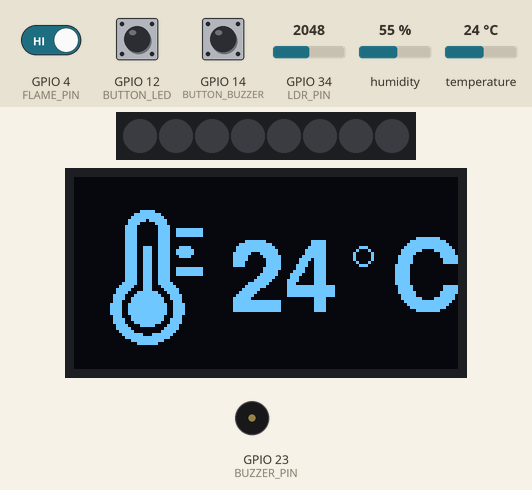
Bench run of a sketch on a simulated ESP32. Parts: 8 RGB LEDs in strip order, left to right, 128×64 one-colour display, buzzer (waves = sounding, pin HIGH). The test bench sets the inputs (shaded band); at power-on: GPIO 4 (FLAME_PIN) HIGH, GPIO 12 (BUTTON_LED) HIGH, GPIO 14 (BUTTON_BUZZER) HIGH, GPIO 34 (LDR_PIN) = 2048, humidity 55 %, temperature 24 °C. What the sketch prints to the serial monitor is not drawn.

Above: at 2.7 s.
2.8 s: GPIO 4 (FLAME_PIN) driven LOW
At 4.3 s:
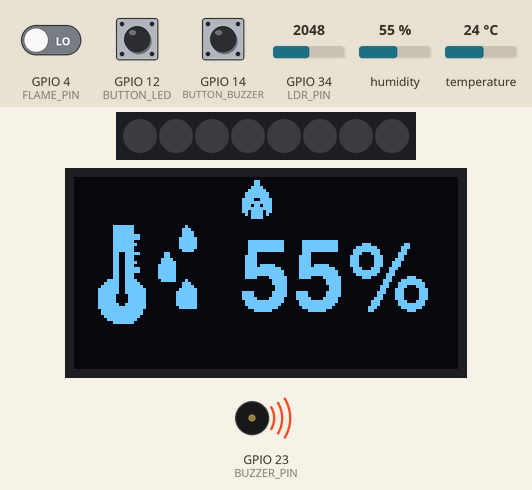
7.4 s: GPIO 12 (BUTTON_LED) pulled LOW for 0.8 s
At 11.9 s:
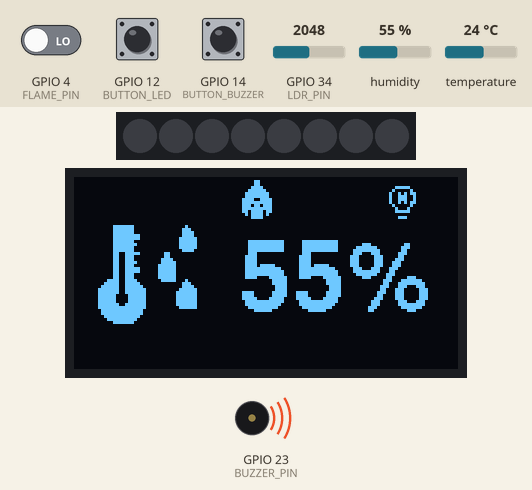
15.1 s: GPIO 14 (BUTTON_BUZZER) pulled LOW for 0.8 s
At 18.6 s:
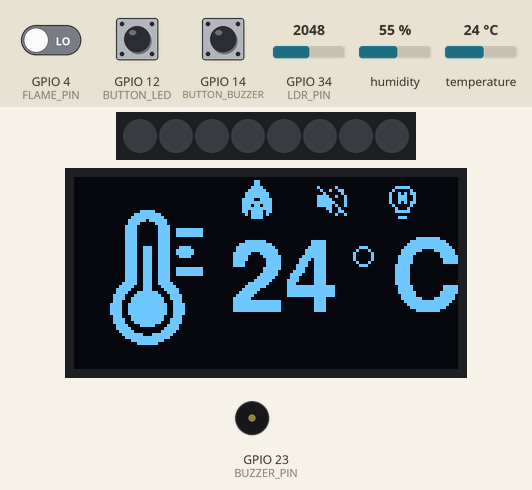
20.7 s: GPIO 12 (BUTTON_LED) pulled LOW for 0.8 s
At 23.7 s:
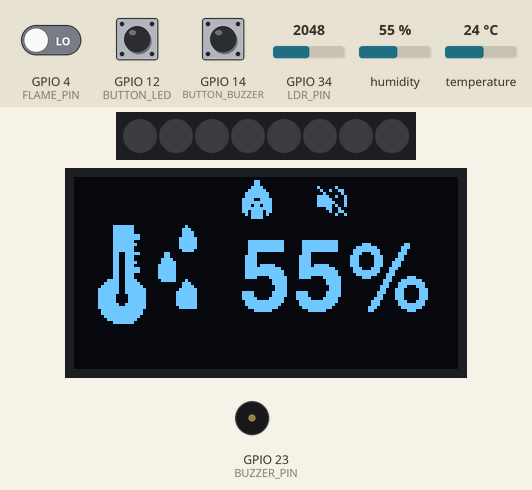
28.4 s: GPIO 34 (LDR_PIN) set to 1074
At 29.6 s:
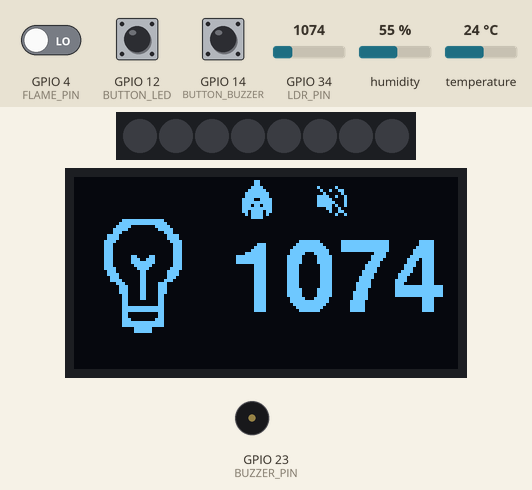
31.2 s: GPIO 34 (LDR_PIN) set to 973
At 34.5 s:
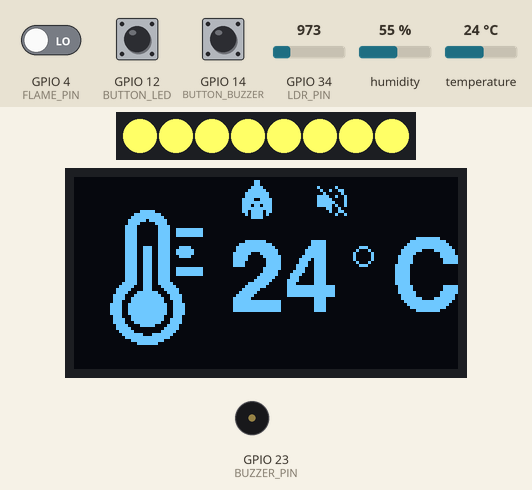
Timing chart, 0 to 36.0 s (numbered marks = the images above; inputs shaded):
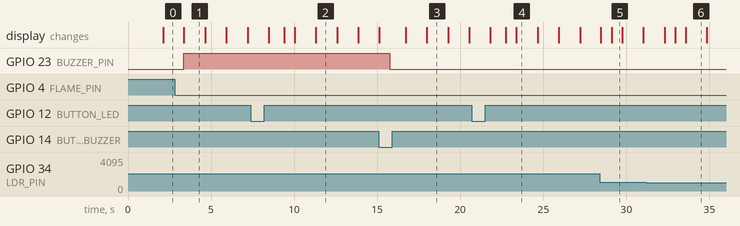

The sketch:

sensebox.ino
```cpp
#include <Adafruit_NeoPixel.h>
#include <DHT.h>
#include <Wire.h>
#include <U8g2lib.h>

// Pin yang digunakan
#define LDR_PIN 34   // Pin analog untuk LDR
#define LED_PIN 27   // Pin untuk data WS2812B
#define NUM_LEDS 8   // Jumlah LED WS2812B (sesuaikan jika lebih)
#define DHT_PIN 18   // Pin untuk sensor DHT11
#define DHT_TYPE DHT11  // Jenis sensor DHT
#define BUZZER_PIN 23   // Pin untuk buzzer aktif
#define FLAME_PIN 4
#define BUTTON_BUZZER 14   // GPIO 14 untuk tombol buzzer
#define BUTTON_LED 12      // GPIO 12 untuk tombol LED


// Ambang batas untuk mendeteksi gelap
#define THRESHOLD 1000  // Sesuaikan berdasarkan hasil pembacaan LDR

// Inisialisasi LED WS2812B
Adafruit_NeoPixel strip(NUM_LEDS, LED_PIN, NEO_GRB + NEO_KHZ800);
DHT dht(DHT_PIN, DHT_TYPE);

// Inisialisasi layar OLED dengan U8g2 (SH1106 / SSD1306 dengan I2C)
U8G2_SSD1306_128X64_NONAME_F_HW_I2C u8g2(U8G2_R0, /* reset=*/ U8X8_PIN_NONE);

static const unsigned char image_download_bits[] = {0xf8,0xff,0x3f,0x00,0xfc,0xff,0x7f,0x00,0xfe,0xff,0xff,0x00,0xff,0xff,0xff,0x01,0xff,0xff,0xff,0x01,0xff,0xef,0xff,0x01,0xff,0xef,0xff,0x01,0xff,0xe7,0xff,0x01,0xff,0xc7,0xff,0x01,0xff,0xc3,0xff,0x01,0xff,0x83,0xff,0x01,0xff,0x01,0xff,0x01,0xff,0x01,0xff,0x01,0xff,0x40,0xfe,0x01,0xff,0x80,0xfe,0x01,0x7f,0x80,0xfc,0x01,0x7f,0x00,0xfc,0x01,0xff,0x00,0xfe,0x01,0xff,0x00,0xfe,0x01,0xff,0x01,0xff,0x01,0xff,0x87,0xff,0x01,0xff,0xff,0xff,0x01,0xff,0xff,0xff,0x01,0xff,0xff,0xff,0x01,0xfe,0xff,0xff,0x00,0xfc,0xff,0x7f,0x00,0xf8,0xff,0x3f,0x00};
static const unsigned char image_thermometer_1_bits[] = {0x00,0x00,0xf0,0x01,0x00,0x00,0x00,0x00,0xfc,0x07,0x00,0x00,0x00,0x00,0xfe,0x0f,0x00,0x00,0x00,0x00,0xbf,0x1f,0x00,0x00,0x00,0x00,0x0f,0x1e,0x00,0x00,0x00,0x80,0x07,0x3c,0x00,0x00,0x00,0x80,0x07,0x3c,0xff,0x01,0x00,0x80,0x07,0x3c,0xff,0x01,0x00,0x80,0x07,0x3c,0xff,0x01,0x00,0x80,0x07,0x3c,0x00,0x00,0x00,0x80,0x07,0x3c,0x00,0x00,0x00,0x80,0x07,0x3c,0x00,0x00,0x00,0x80,0xe7,0x3c,0x1e,0x00,0x00,0x80,0xe7,0x3c,0x3f,0x00,0x00,0x80,0xe7,0x3c,0x3f,0x00,0x00,0x80,0xe7,0x3c,0x1e,0x00,0x00,0x80,0xe7,0x3c,0x00,0x00,0x00,0x80,0xe7,0x3c,0x00,0x00,0x00,0x80,0xe7,0x3c,0x00,0x00,0x00,0x80,0xe7,0x3c,0xff,0x01,0x00,0x80,0xe7,0x3c,0xff,0x01,0x00,0x80,0xe7,0x3c,0xff,0x01,0x00,0x80,0xe7,0x3c,0x00,0x00,0x00,0x80,0xe7,0x3c,0x00,0x00,0x00,0xc0,0xe7,0x7c,0x00,0x00,0x00,0xe0,0xe3,0xf8,0x00,0x00,0x00,0xf0,0xe1,0xf0,0x01,0x00,0x00,0xf0,0xf8,0xe3,0x01,0x00,0x00,0x78,0xfc,0xc7,0x03,0x00,0x00,0x78,0xfe,0xcf,0x03,0x00,0x00,0x38,0xfe,0x8f,0x03,0x00,0x00,0x3c,0xff,0x9f,0x07,0x00,0x00,0x3c,0xff,0x9f,0x07,0x00,0x00,0x3c,0xff,0x9f,0x07,0x00,0x00,0x3c,0xff,0x9f,0x07,0x00,0x00,0x38,0xfe,0x8f,0x03,0x00,0x00,0x78,0xfe,0xcf,0x03,0x00,0x00,0x78,0xfc,0xc7,0x03,0x00,0x00,0xf0,0xf0,0xe1,0x01,0x00,0x00,0xf0,0x01,0xf0,0x01,0x00,0x00,0xe0,0x03,0xf8,0x00,0x00,0x00,0xc0,0x1f,0x7f,0x00,0x00,0x00,0x80,0xff,0x3f,0x00,0x00,0x00,0x00,0xfe,0x0f,0x00,0x00,0x00,0x00,0xf8,0x03,0x00,0x00};
static const unsigned char image_degree_bits[] = {0x1c,0x22,0x41,0x41,0x41,0x22,0x1c};
static const unsigned char image_lock_1_bits[] = {0x60,0x00,0x98,0x00,0x08,0x01,0x08,0x00,0xfc,0x03,0x04,0x02,0x64,0x02,0x64,0x02,0x64,0x02,0x04,0x02,0xfc,0x03};
static const unsigned char image_icons8_humidity_50__2__bits[] = {0x00,0x00,0x00,0x00,0x00,0xc0,0x1f,0x00,0x40,0x00,0xc0,0x1f,0x00,0xe0,0x00,0xc0,0x1f,0x00,0xe0,0x01,0xc0,0x7f,0x00,0xe0,0x01,0xc0,0x7f,0x00,0xf0,0x03,0xc0,0x1f,0x00,0xf0,0x03,0xc0,0x3f,0x00,0xf0,0x03,0xc0,0x1f,0x00,0xf0,0x03,0xc0,0x1f,0x00,0xe0,0x01,0xc0,0x7c,0x80,0x01,0x00,0xc0,0x1c,0x80,0x01,0x00,0xc0,0x1c,0xc0,0x03,0x00,0xc0,0x3c,0xc0,0x07,0x00,0xc0,0x1c,0xe0,0x07,0x00,0xc0,0x7c,0xe0,0x07,0x00,0xc0,0x7c,0xe0,0x07,0x00,0xc0,0x1c,0xe0,0x07,0x00,0xc0,0x1c,0xe0,0x07,0x00,0xf0,0x3c,0xc0,0x47,0x00,0xf8,0x7c,0x00,0xe0,0x00,0xfc,0xfc,0x00,0xe0,0x01,0xfe,0xfc,0x01,0xf0,0x03,0xfe,0xfc,0x01,0xf8,0x03,0x7e,0xf8,0x01,0xf8,0x03,0x7e,0xf8,0x01,0xf8,0x03,0x7e,0xf8,0x01,0xf8,0x03,0xfe,0xfc,0x01,0xf8,0x03,0xfe,0xff,0x01,0xf0,0x03,0xfc,0xff,0x00,0x00,0x00,0xfc,0xff,0x00,0x00,0x00,0xf8,0x7f,0x00,0x00,0x00,0xf0,0x3f,0x00,0x00,0x00,0xc0,0x1f,0x00,0x00,0x00,0x00,0x00,0x00,0x00,0x00};
static const unsigned char image_fire_bits[] = {0x00,0x00,0x80,0x01,0x80,0x01,0xc0,0x03,0xe0,0x07,0xf0,0x0f,0xf0,0x0f,0x78,0x1e,0xf8,0x1f,0xb8,0x1d,0xf8,0x1f,0xd8,0x1b,0xd0,0x0b,0xc0,0x03,0x00,0x00,0x00,0x00};
static const unsigned char image_icons8_light_48_49_bits[] = {0x00,0x00,0x3c,0x00,0x00,0x00,0x00,0x3c,0x00,0x00,0x00,0x00,0x3c,0x00,0x00,0x00,0x00,0x3c,0x00,0x00,0x00,0x00,0x3c,0x00,0x01,0xc0,0x01,0x00,0x80,0x03,0xe0,0x03,0x00,0xc0,0x03,0xc0,0x0f,0x08,0xf0,0x03,0x80,0x87,0xff,0xe0,0x01,0x80,0xc3,0xff,0xc3,0x00,0x00,0xf1,0xff,0x87,0x00,0x00,0xf0,0xff,0x0f,0x00,0x00,0xf8,0xff,0x1f,0x00,0x00,0xfc,0xff,0x3f,0x00,0x00,0xfc,0xff,0x3f,0x00,0x00,0xfe,0xff,0x7f,0x00,0x00,0xfe,0xff,0x7f,0x00,0x3e,0xfe,0xff,0x7f,0x7c,0x3e,0x7e,0x3c,0x7e,0x7c,0x3e,0x7e,0x18,0x7e,0x7c,0x3e,0xfe,0x00,0x7f,0x7c,0x00,0xfe,0x81,0x7f,0x00,0x00,0xfe,0xc3,0x7f,0x00,0x00,0xfc,0xc3,0x3f,0x00,0x00,0xfc,0xc3,0x3f,0x00,0x00,0xf8,0xc3,0x1f,0x00,0x00,0xf0,0xc3,0x0f,0x00,0x00,0xe1,0xc3,0x87,0x00,0x80,0xe3,0xc3,0xc7,0x00,0x80,0xc7,0xc3,0xe3,0x01,0xc0,0xcf,0xc3,0xf3,0x03,0xc0,0xc7,0xc3,0xe3,0x07,0xc0,0x01,0x00,0x80,0x03,0x80,0x00,0x00,0x00,0x00,0x00,0x80,0xff,0x01,0x00,0x00,0x80,0xff,0x01,0x00,0x00,0x80,0xff,0x01,0x00,0x00,0x80,0xff,0x01,0x00,0x00,0x80,0xff,0x01,0x00,0x00,0x80,0xff,0x00,0x00};
static const unsigned char image_icons8_light_50__1__bits[] = {0x00,0x00,0x00,0x00,0x00,0x00,0x00,0x00,0x00,0x00,0x00,0x00,0x00,0x00,0x00,0x00,0x00,0x00,0x00,0xc0,0xff,0x0f,0x00,0x00,0x00,0xe0,0xff,0x1f,0x00,0x00,0x00,0xf0,0x01,0x3e,0x00,0x00,0x00,0xf8,0x00,0x7c,0x00,0x00,0x00,0x38,0x00,0x70,0x00,0x00,0x00,0x1e,0x00,0xe0,0x01,0x00,0x00,0x1e,0x00,0xe0,0x01,0x00,0x00,0x0f,0x00,0xc0,0x03,0x00,0x00,0x07,0x00,0x80,0x03,0x00,0x00,0x07,0x00,0x80,0x03,0x00,0x00,0x07,0x00,0x80,0x03,0x00,0x00,0x07,0x00,0x80,0x03,0x00,0x00,0x07,0x86,0x81,0x03,0x00,0x00,0x07,0xce,0x81,0x03,0x00,0x00,0x07,0xfe,0x81,0x03,0x00,0x00,0x07,0xfc,0x80,0x03,0x00,0x00,0x0f,0x78,0xc0,0x03,0x00,0x00,0x0e,0x30,0xe0,0x01,0x00,0x00,0x1e,0x30,0xe0,0x01,0x00,0x00,0x1c,0x30,0xe0,0x00,0x00,0x00,0x3c,0x30,0x70,0x00,0x00,0x00,0x70,0x30,0x1c,0x00,0x00,0x00,0xe0,0x30,0x1c,0x00,0x00,0x00,0xe0,0x30,0x1c,0x00,0x00,0x00,0xe0,0x30,0x1c,0x00,0x00,0x00,0xc0,0x30,0x0c,0x00,0x00,0x00,0xc0,0x30,0x0c,0x00,0x00,0x00,0xc0,0x00,0x0c,0x00,0x00,0x00,0xc0,0x00,0x0c,0x00,0x00,0x00,0xc0,0xff,0x0f,0x00,0x00,0x00,0xc0,0xff,0x0f,0x00,0x00,0x00,0xc0,0x00,0x0c,0x00,0x00,0x00,0xc0,0x00,0x0c,0x00,0x00,0x00,0xc0,0x01,0x0e,0x00,0x00,0x00,0xc0,0xff,0x0f,0x00,0x00,0x00,0xc0,0xff,0x0f,0x00,0x00,0x00,0x00,0xfc,0x00,0x00,0x00,0x00,0x00,0xfc,0x00,0x00,0x00,0x00,0x00,0x00,0x00,0x00,0x00};
static const unsigned char image_mute_bits[] = {0x41,0x00,0x92,0x01,0x04,0x01,0x4f,0x02,0x1f,0x02,0x3f,0x02,0x5f,0x02,0x98,0x00,0x90,0x01,0x40,0x02};
static const unsigned char image_icons8_light_off_50_bits[] = {0x00,0x00,0x00,0x00,0x00,0x00,0xe0,0x03,0x10,0x04,0x48,0x0d,0xc8,0x09,0xc8,0x09,0x48,0x0d,0x10,0x04,0x20,0x02,0xe0,0x03,0x00,0x00,0xc0,0x01,0x00,0x00};
static const unsigned char image_Layer_2_bits[] = {0xfc,0x01,0x00,0x00,0x00,0x00,0x80,0x3f,0x00,0x00,0x00,0x8e,0x01,0x00,0x00,0x00,0x00,0x80,0x73,0x00,0x00,0x00,0x87,0x01,0x00,0x00,0x00,0x00,0x80,0xe3,0x00,0x00,0x00,0x07,0xe0,0xc7,0x3d,0xfc,0xc1,0x8f,0xe3,0xf0,0xe1,0x30,0x0f,0x70,0xce,0x73,0x0e,0xe3,0x9c,0xe3,0xb8,0xe3,0x18,0x1e,0x38,0xce,0x71,0x0e,0x73,0x9c,0x73,0x1c,0xc7,0x19,0x7c,0x38,0xce,0x71,0x1e,0x70,0x9c,0x3f,0x1c,0x87,0x0f,0xf0,0xf8,0xcf,0x71,0x7c,0xf0,0x9f,0x73,0x1c,0x87,0x07,0xe0,0x39,0xc0,0x71,0xf0,0x71,0x80,0xe3,0x1c,0x07,0x0f,0xc0,0x39,0xc0,0x71,0xc0,0x73,0x80,0xe3,0x1c,0x87,0x0f,0xc3,0x39,0xcc,0x71,0x86,0x73,0x98,0xe3,0x1c,0xc7,0x1c,0xe3,0x70,0xce,0x71,0x86,0xe3,0x9c,0x73,0xb8,0xc3,0x38,0x7f,0xe0,0xc7,0x71,0xfc,0xc1,0x8f,0x3f,0xf0,0x61,0x38};


int displayState = 0;
unsigned long lastUpdate = 0;
const unsigned long displayInterval = 1000; // Interval tampilan 2 detik
bool isLEDOn = false;
bool isBuzzerOn = false;
bool fire = false;
bool btnBuzzer = false;
bool btnLED = false;
bool lastButtonBuzzerState = HIGH;
bool lastButtonLEDState = HIGH;

int ldrValue = 0;
float temperature = 0;
float humidity = 0;


void setup() {
    pinMode(LDR_PIN, INPUT);
    pinMode(BUZZER_PIN, OUTPUT);
    pinMode(FLAME_PIN, INPUT);
    pinMode(BUTTON_BUZZER, INPUT_PULLUP);
    pinMode(BUTTON_LED, INPUT_PULLUP);
    digitalWrite(BUZZER_PIN, LOW); // Pastikan buzzer mati di awal

    Serial.begin(115200);
    strip.begin();
    strip.show(); // Matikan semua LED saat mulai
    dht.begin();

    // Inisialisasi layar OLED dengan U8g2
    u8g2.begin();
    splashScreen();
}

void loop() {
    int ldrValue = analogRead(LDR_PIN);  // Membaca nilai dari LDR
    float temperature = dht.readTemperature(); // Membaca suhu dalam Celcius
    float humidity = dht.readHumidity(); // Membaca kelembaban
    int fireStatus = digitalRead(FLAME_PIN);
    int buttonBuzzerState = digitalRead(BUTTON_BUZZER);
    int buttonLEDState = digitalRead(BUTTON_LED);

    // Tampilkan data ke serial monitor
    Serial.print("Nilai LDR: ");
    Serial.print(ldrValue);
    Serial.print(" | Suhu: ");
    Serial.print(temperature);
    Serial.print(" °C | Kelembaban: ");
    Serial.print(humidity);
    Serial.print(" | Sensor Api : ");
    if (fireStatus == LOW) {
        Serial.println("Terdeteksi");
    } else {
        Serial.println("Tidak ada");
    }
    Serial.print(" | BtnBuzz: ");
    Serial.print(btnBuzzer ? "DITEKAN" : "TIDAK");
    Serial.print(" | BtnLED: ");
    Serial.println(btnLED ? "DITEKAN" : "TIDAK");
    delay(500);

    // Perbarui tampilan setiap 2 detik
    if (millis() - lastUpdate > displayInterval) {
        lastUpdate = millis();
        displayState = (displayState + 1) % 3;
    }

    // Menampilkan data di layar OLED
    u8g2.clearBuffer();
    u8g2.setFont(u8g2_font_fub20_tr);

    if (displayState == 0) {
        if (isLEDOn == true) {
          u8g2.drawXBM(5, 12, 40, 40, image_icons8_light_48_49_bits);
          u8g2.setFont(u8g2_font_helvB24_tr);
          u8g2.setCursor(52, 45);
          u8g2.print(ldrValue);
        } else {
          u8g2.drawXBM(2, 11, 42, 42, image_icons8_light_50__1__bits);
          u8g2.setFont(u8g2_font_helvB24_tr);
          u8g2.setCursor(52, 45);
          u8g2.print(ldrValue);
        }
    } else if (displayState == 1) {
        u8g2.drawXBM(2, 11, 45, 45, image_thermometer_1_bits);
        u8g2.setFont(u8g2_font_helvB24_tr);
        u8g2.setCursor(52, 45);
        u8g2.print((int)temperature);
        u8g2.drawXBM(93, 23, 7, 7, image_degree_bits);
        u8g2.setCursor(97, 45);
        u8g2.print(" C");
    } else {

        u8g2.drawXBM(7, 15, 35, 35, image_icons8_humidity_50__2__bits);
        u8g2.setFont(u8g2_font_helvB24_tr);
        u8g2.setCursor(55, 45);
        u8g2.print((int)humidity);
        u8g2.print("%");
    }

    if (fireStatus == LOW) {
      fire = true;
    } else {
      fire = false;
    }

    if (fire == true) {
      u8g2.drawXBM(53, 0, 16, 16, image_fire_bits);
    }

    if (btnBuzzer) {
    u8g2.drawXBM(81, 3, 10, 10, image_mute_bits);
    }

    if (btnLED) {
    u8g2.drawXBM(102, 0, 15, 15, image_icons8_light_off_50_bits);
    }

    u8g2.sendBuffer();


   // Logika Buzzer
    if ((temperature > 39 || fire) && !btnBuzzer) {
        digitalWrite(BUZZER_PIN, HIGH);
        isBuzzerOn = true;
    } else {
        digitalWrite(BUZZER_PIN, LOW);
        isBuzzerOn = false;
    }

    // Jika tombol buzzer ditekan, matikan buzzer manual
     if (buttonBuzzerState == LOW && lastButtonBuzzerState == HIGH) {
        btnBuzzer = !btnBuzzer;
        isBuzzerOn = !btnBuzzer;
        digitalWrite(BUZZER_PIN, LOW);
        delay(300);
    }
    lastButtonBuzzerState = buttonBuzzerState;


    // Jika tombol LED ditekan, matikan LED manual
    if (buttonLEDState == LOW && lastButtonLEDState == HIGH) {
        btnLED = !btnLED;
        // isLEDOn = false;
        isLEDOn = !btnLED;
        // setColor(0, 0, 0);
        delay(300);
    }
    lastButtonLEDState = buttonLEDState;

            // **Logika LED berdasarkan LDR dan tombol**
    if (!btnLED) {  // Jika tombol belum ditekan, kontrol LED dengan LDR
        if (ldrValue < THRESHOLD) {
            setColor(255, 255, 102);  // LED hijau jika gelap
            isLEDOn = true;
        } else {
            setColor(0, 0, 0);  // Matikan LED jika terang
            isLEDOn = false;
        }
    } else {
        setColor(0, 0, 0);  // Jika tombol ditekan, LED mati manual
    }
    delay(100);
}

void setColor(int r, int g, int b) {
    for (int i = 0; i < NUM_LEDS; i++) {
        strip.setPixelColor(i, strip.Color(r, g, b));
    }
    strip.show();
}


void splashScreen() {
    u8g2.clearBuffer();

    u8g2.drawXBM(21, 28, 86, 13, image_Layer_2_bits);
    u8g2.sendBuffer();
    delay(1500);  // Tampilkan selama 500ms

    u8g2.clearBuffer(); // Bersihkan sebelum masuk ke tampilan utama
}
```

Measured:
- the behaviour switches between 1000 and 999 on GPIO 34 (LDR_PIN) (found by bisection; images 5 and 6)
- after the input at 2.8 s, GPIO 23 (BUZZER_PIN): LOW → HIGH after 0.57 s; the display: first differs from a run without the input after 0.57 s (image 1)
- after the input at 7.4 s, the display: first differs from a run without the input after 2.0 s (image 2 shows a later state)
- after the input at 15.1 s, GPIO 23 (BUZZER_PIN): HIGH → LOW after 0.67 s
- after the input at 20.7 s, the display: first differs from a run without the input after 2.0 s (image 4 shows a later state)
- what the display in image 1 shows lasts 1.3 s, from 3.4 s to 4.7 s
- what the display in image 5 shows lasts 0.7 s, from 29.1 s to 29.8 s
